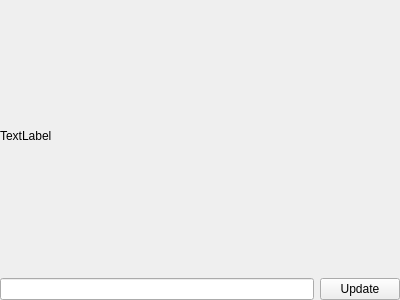
<?xml version="1.0" encoding="UTF-8"?>
<ui version="4.0">
 <class>TestWidget</class>
 <widget class="QWidget" name="TestWidget">
  <property name="geometry">
   <rect>
    <x>0</x>
    <y>0</y>
    <width>400</width>
    <height>300</height>
   </rect>
  </property>
  <property name="windowTitle">
   <string>Form</string>
  </property>
  <layout class="QVBoxLayout" name="verticalLayout">
   <property name="margin">
    <number>0</number>
   </property>
   <item>
    <widget class="QLabel" name="label">
     <property name="text">
      <string>TextLabel</string>
     </property>
    </widget>
   </item>
   <item>
    <layout class="QHBoxLayout" name="horizontalLayout">
     <item>
      <widget class="QLineEdit" name="lineEdit"/>
     </item>
     <item>
      <widget class="QPushButton" name="pushButton">
       <property name="text">
        <string>Update</string>
       </property>
      </widget>
     </item>
    </layout>
   </item>
  </layout>
 </widget>
 <resources/>
 <connections/>
</ui>
